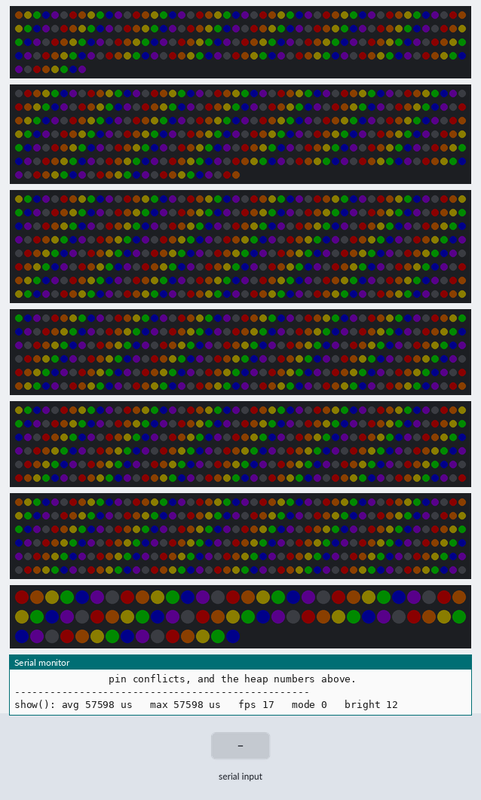
A sketch run on a simulated ESP32-S3. Shown: 208 RGB LEDs in strip order, left to right, continuing on the next row, 325 RGB LEDs in strip order, left to right, continuing on the next row, 400 RGB LEDs in strip order, left to right, continuing on the next row, 3 × 300 RGB LEDs in strip order, left to right, continuing on the next row, 75 RGB LEDs in strip order, left to right, continuing on the next row, the last lines printed to the serial monitor. Inputs (shaded band) come from the test bench. Dim RGB values are drawn brighter than linear.

Above: at 3.7 s.
3.8 s: "0" received over Serial
At 4.2 s:
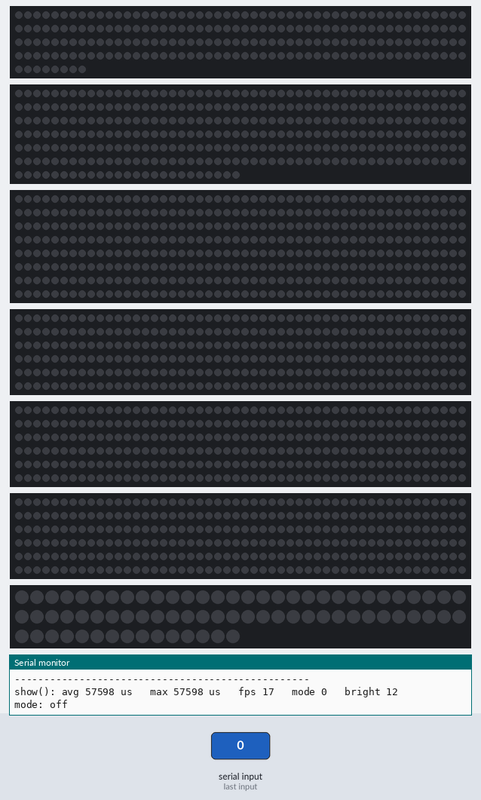
5.3 s: "90,45\n" received over Serial
At 6.5 s:
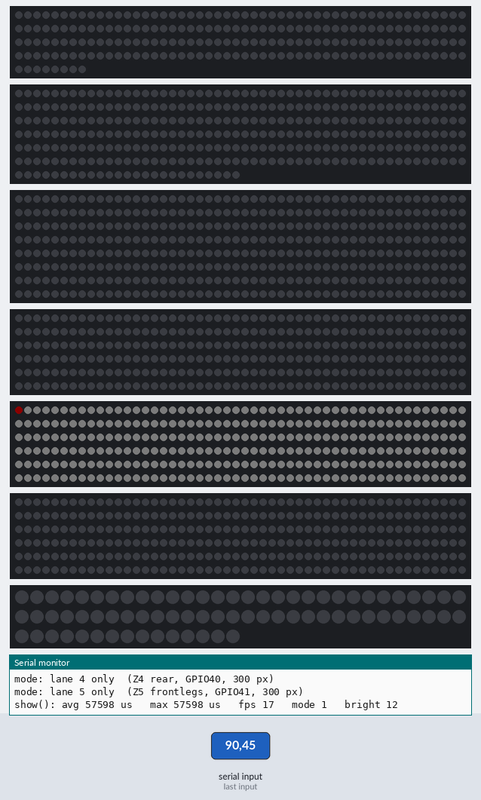
6.9 s: "r" received over Serial
At 8.2 s:
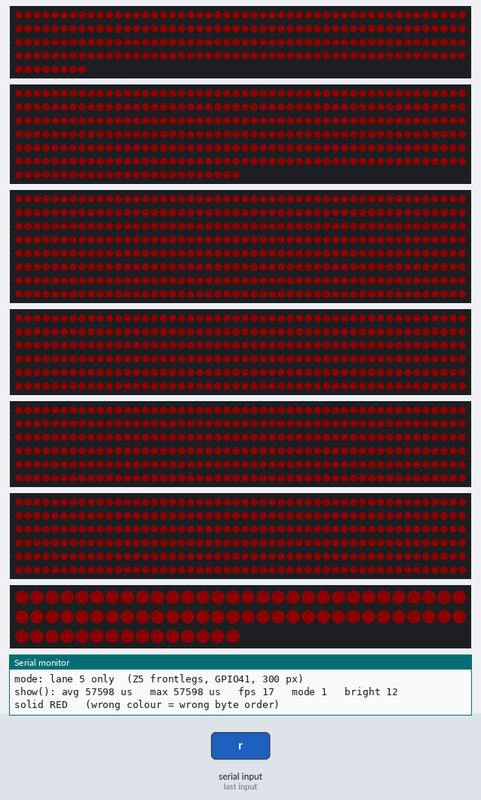
8.5 s: "g" received over Serial
At 9.3 s:
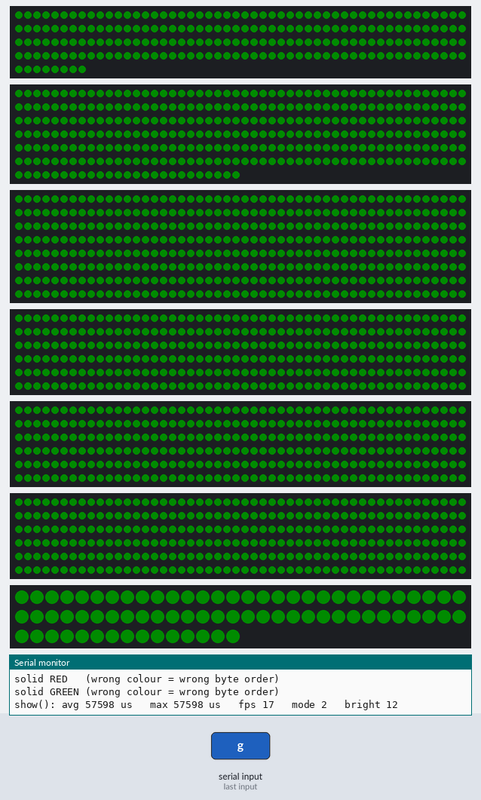
10.0 s: "b" received over Serial
At 11.2 s:
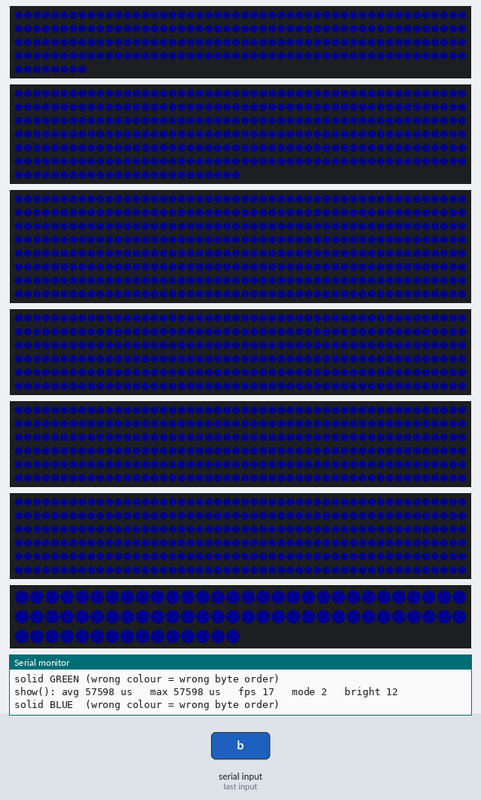
11.5 s: "a" received over Serial
At 11.79 s:
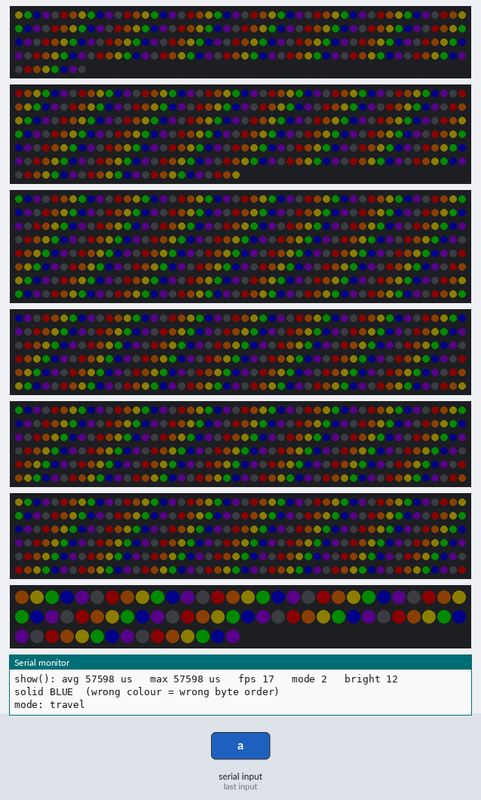
Timing chart, 0 to 14.1 s (numbered marks = the images above; inputs shaded):
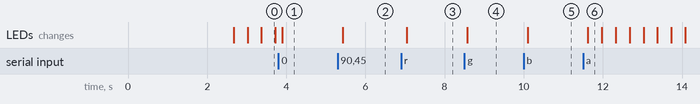

Measured:
- after the input at 3.8 s, the LEDs: change after 0.10 s (image 1)
- after the input at 5.3 s, the LEDs: change after 0.13 s (image 2)
- after the input at 6.9 s, the LEDs: change after 0.15 s (image 3)
- after the input at 8.5 s, the LEDs: change after 0.07 s (image 4)
- after the input at 10.0 s, the LEDs: change after 0.10 s (image 5)
- after the input at 11.5 s, the LEDs: change after 0.12 s (image 6)

The sketch:

LED_Test_LCD_7Lane.ino
```cpp
// =============================================================================
// Tardi — 7-lane LCD parallel driver validation test
// =============================================================================
// Answers three questions the previous test could not:
//
//   1. Does the LCD (LCD_CAM / I80) driver actually get selected, or does
//      FastLED silently fall back to RMT?
//   2. Do all SEVEN lanes work on the PRODUCTION pins?
//   3. Does the DMA buffer allocate at 400 px on the longest lane?
//
// The previous sketch used `#define FASTLED_ESP32S3_LCD_DRIVER`, which is not
// a real FastLED macro (the correct one is FASTLED_ESP32_LCD_DRIVER) and would
// not have reached the library from the .ino anyway. It therefore ran on RMT —
// the exact 4-channel peripheral it was trying to escape.
//
// The macro now lives in build_opt.h, which IS passed to the library build.
//
// SAFE TO RUN WITH NO LEDS ATTACHED. The driver / heap / timing diagnostics
// are all meaningful with nothing connected.
// =============================================================================

// Belt and braces — the authoritative definition is in build_opt.h
#ifndef FASTLED_ESP32_LCD_DRIVER
#define FASTLED_ESP32_LCD_DRIVER
#endif

#include <FastLED.h>
#include <esp_heap_caps.h>

// --- PRODUCTION PIN MAP (docs/gpio_schema.md) --------------------------------
// Pins must be compile-time constants for FastLED's template API.
#define PIN_Z1   1     // mouth
#define PIN_Z2   2     // shoulder
#define PIN_Z3  39     // midbody   (longest lane — the one that matters)
#define PIN_Z4  40     // rear
#define PIN_Z5  41     // front legs
#define PIN_Z6  42     // back legs
#define PIN_Z7  43     // digestive (was UART0 TX — see README notes)

#define N_Z1  208
#define N_Z2  325
#define N_Z3  400
#define N_Z4  300
#define N_Z5  300
#define N_Z6  300
#define N_Z7   75

#define OFF_Z1  0
#define OFF_Z2  (OFF_Z1 + N_Z1)   //  208
#define OFF_Z3  (OFF_Z2 + N_Z2)   //  533
#define OFF_Z4  (OFF_Z3 + N_Z3)   //  933
#define OFF_Z5  (OFF_Z4 + N_Z4)   // 1233
#define OFF_Z6  (OFF_Z5 + N_Z5)   // 1533
#define OFF_Z7  (OFF_Z6 + N_Z6)   // 1833
#define N_TOTAL (OFF_Z7 + N_Z7)   // 1908

// GPIO0 is claimed by the parallel driver as an internal padding / "ghost" pin.
// Leave it unwired. This is documented behaviour, not a bug.

// --- SAFETY ------------------------------------------------------------------
// Deliberately dim. Raise with '+' once you trust the wiring and the supply.
uint8_t  gBrightness  = 12;      // out of 255
const uint32_t POWER_LIMIT_MA = 1500;   // bench-safe cap

CRGB leds[N_TOTAL];

// --- STATE -------------------------------------------------------------------
enum Mode { MODE_TRAVEL, MODE_LANE, MODE_SOLID, MODE_OFF };
Mode     gMode      = MODE_TRAVEL;
int      gLaneOnly  = -1;        // 1..7 in MODE_LANE
CRGB     gSolid     = CRGB(255, 0, 0);
uint32_t gCounter   = 0;
bool     gFirstShow = true;

struct LaneInfo { const char *name; int pin; int offset; int count; };
const LaneInfo LANES[7] = {
  { "Z1 mouth",     PIN_Z1, OFF_Z1, N_Z1 },
  { "Z2 shoulder",  PIN_Z2, OFF_Z2, N_Z2 },
  { "Z3 midbody",   PIN_Z3, OFF_Z3, N_Z3 },
  { "Z4 rear",      PIN_Z4, OFF_Z4, N_Z4 },
  { "Z5 frontlegs", PIN_Z5, OFF_Z5, N_Z5 },
  { "Z6 backlegs",  PIN_Z6, OFF_Z6, N_Z6 },
  { "Z7 digestive", PIN_Z7, OFF_Z7, N_Z7 },
};

// =============================================================================
// HEAP REPORTING
// =============================================================================
void printHeap(const char *phase) {
  Serial.printf(
    "HEAP %-8s int8=%7u (largest %7u)  dma=%7u (largest %7u)  psram=%8u\n",
    phase,
    heap_caps_get_free_size(MALLOC_CAP_INTERNAL | MALLOC_CAP_8BIT),
    heap_caps_get_largest_free_block(MALLOC_CAP_INTERNAL | MALLOC_CAP_8BIT),
    heap_caps_get_free_size(MALLOC_CAP_INTERNAL | MALLOC_CAP_DMA),
    heap_caps_get_largest_free_block(MALLOC_CAP_INTERNAL | MALLOC_CAP_DMA),
    heap_caps_get_free_size(MALLOC_CAP_SPIRAM | MALLOC_CAP_8BIT));
}

// =============================================================================
// SETUP
// =============================================================================
void setup() {
  Serial.begin(115200);
  delay(2500);            // give native USB CDC time to enumerate

  Serial.println();
  Serial.println("=====================================================");
  Serial.println(" Tardi 7-lane LCD parallel driver test");
  Serial.println("=====================================================");

#ifdef FASTLED_ESP32_LCD_DRIVER
  Serial.println("FASTLED_ESP32_LCD_DRIVER : visible in sketch");
#else
  Serial.println("FASTLED_ESP32_LCD_DRIVER : *** NOT DEFINED ***");
#endif
  Serial.printf("FastLED version          : %d\n", FASTLED_VERSION);
  Serial.printf("Total logical pixels     : %d\n", N_TOTAL);
  Serial.printf("Longest lane             : Z3 @ %d px\n", N_Z3);
  Serial.println();

  printHeap("pre-init");

  FastLED.addLeds<WS2812, PIN_Z1, GRB>(leds + OFF_Z1, N_Z1);
  FastLED.addLeds<WS2812, PIN_Z2, GRB>(leds + OFF_Z2, N_Z2);
  FastLED.addLeds<WS2812, PIN_Z3, GRB>(leds + OFF_Z3, N_Z3);
  FastLED.addLeds<WS2812, PIN_Z4, GRB>(leds + OFF_Z4, N_Z4);
  FastLED.addLeds<WS2812, PIN_Z5, GRB>(leds + OFF_Z5, N_Z5);
  FastLED.addLeds<WS2812, PIN_Z6, GRB>(leds + OFF_Z6, N_Z6);
  FastLED.addLeds<WS2812, PIN_Z7, GRB>(leds + OFF_Z7, N_Z7);

  FastLED.setBrightness(gBrightness);
  FastLED.setMaxPowerInVoltsAndMilliamps(5, POWER_LIMIT_MA);

  printHeap("post-init");

  Serial.println();
  Serial.println("Lane map:");
  for (int i = 0; i < 7; i++) {
    Serial.printf("  lane %d  %-13s GPIO%-3d  %4d px  @ index %4d\n",
                  i + 1, LANES[i].name, LANES[i].pin,
                  LANES[i].count, LANES[i].offset);
  }

  Serial.println();
  Serial.println("Commands:  a=travel  1-7=single lane  r/g/b=solid  0=off");
  Serial.println("           +/- brightness   h=heap   ?=help");
  Serial.println();
  Serial.println("-- first show() follows --");
}

// =============================================================================
// PATTERN
// =============================================================================
void renderTravel() {
  static const CRGB palette[7] = {
    CRGB(255,   0,   0),   // red
    CRGB(255, 124,   0),   // orange
    CRGB(255, 230,   0),   // yellow
    CRGB(  0, 255,   0),   // green
    CRGB(  0,   0, 255),   // blue
    CRGB(150,   0, 255),   // purple
    CRGB(  0,   0,   0),   // gap
  };
  // Write EVERY pixel every frame; offset the colour lookup so the pattern
  // travels. (The old sketch offset the loop START, which left the first
  // pixels holding stale data and never actually moved.)
  for (int i = 0; i < N_TOTAL; i++) {
    leds[i] = palette[(i + gCounter) % 7];
  }
}

void renderLaneOnly(int lane) {
  fill_solid(leds, N_TOTAL, CRGB::Black);
  if (lane < 1 || lane > 7) return;
  const LaneInfo &L = LANES[lane - 1];
  // Dim white, plus a red head pixel so orientation is obvious
  fill_solid(leds + L.offset, L.count, CRGB(60, 60, 60));
  leds[L.offset] = CRGB(255, 0, 0);
}

// =============================================================================
// SERIAL
// =============================================================================
void handleSerial() {
  while (Serial.available()) {
    char c = Serial.read();
    switch (c) {
      case 'a': gMode = MODE_TRAVEL; Serial.println("mode: travel"); break;
      case '0': gMode = MODE_OFF;    Serial.println("mode: off");    break;
      case 'r': gMode = MODE_SOLID; gSolid = CRGB(255,0,0);
                Serial.println("solid RED   (wrong colour = wrong byte order)"); break;
      case 'g': gMode = MODE_SOLID; gSolid = CRGB(0,255,0);
                Serial.println("solid GREEN (wrong colour = wrong byte order)"); break;
      case 'b': gMode = MODE_SOLID; gSolid = CRGB(0,0,255);
                Serial.println("solid BLUE  (wrong colour = wrong byte order)"); break;
      case 'h': printHeap("now"); break;
      case '+': if (gBrightness <= 235) gBrightness += 20;
                FastLED.setBrightness(gBrightness);
                Serial.printf("brightness: %d\n", gBrightness); break;
      case '-': if (gBrightness >= 30)  gBrightness -= 20;
                FastLED.setBrightness(gBrightness);
                Serial.printf("brightness: %d\n", gBrightness); break;
      case '?': Serial.println("a=travel 1-7=lane r/g/b=solid 0=off +/- h=heap"); break;
      default:
        if (c >= '1' && c <= '7') {
          gMode = MODE_LANE;
          gLaneOnly = c - '0';
          Serial.printf("mode: lane %d only  (%s, GPIO%d, %d px)\n",
                        gLaneOnly, LANES[gLaneOnly-1].name,
                        LANES[gLaneOnly-1].pin, LANES[gLaneOnly-1].count);
        }
        break;
    }
  }
}

// =============================================================================
// LOOP
// =============================================================================
void loop() {
  handleSerial();

  switch (gMode) {
    case MODE_TRAVEL: renderTravel(); break;
    case MODE_LANE:   renderLaneOnly(gLaneOnly); break;
    case MODE_SOLID:  fill_solid(leds, N_TOTAL, gSolid); break;
    case MODE_OFF:    fill_solid(leds, N_TOTAL, CRGB::Black); break;
  }

  // --- ONE show per frame (the old sketch called it once per PIXEL) ---
  uint32_t t0 = micros();
  FastLED.show();
  uint32_t dt = micros() - t0;

  if (gFirstShow) {
    gFirstShow = false;
    printHeap("post-show");
    Serial.println();
    Serial.printf("First show(): %lu us\n", (unsigned long)dt);
    Serial.println();
    Serial.println("--- INTERPRETATION -------------------------------");
    Serial.println("Longest lane is 400 px = 400 x 24 bits x 1.25us = ~12.0 ms");
    Serial.println();
    if (dt < 16000) {
      Serial.println("  ~12-16 ms  -> PARALLEL. All 7 lanes transmit at once.");
      Serial.println("                This is the LCD driver. Plan 1 is viable.");
    } else if (dt < 40000) {
      Serial.println("  ~20-30 ms  -> SEQUENTIAL / round-robin.");
      Serial.println("                Almost certainly RMT (4 HW channels on S3,");
      Serial.println("                so 7 lanes go out in two batches).");
      Serial.println("                build_opt.h did not reach the library.");
    } else {
      Serial.println("  >40 ms     -> something else is wrong. Check wiring,");
      Serial.println("                pin conflicts, and the heap numbers above.");
    }
    Serial.println("--------------------------------------------------");
    Serial.println();
  }

  // Rolling frame-time report
  static uint32_t lastReport = 0, frames = 0, sum = 0, worst = 0;
  frames++; sum += dt; if (dt > worst) worst = dt;
  if (millis() - lastReport > 3000) {
    lastReport = millis();
    Serial.printf("show(): avg %lu us   max %lu us   fps %lu   mode %d   bright %d\n",
                  (unsigned long)(sum / frames), (unsigned long)worst,
                  (unsigned long)(1000000UL / (sum / frames)),
                  (int)gMode, gBrightness);
    frames = 0; sum = 0; worst = 0;
  }

  gCounter++;
  delay(30);
}
```
